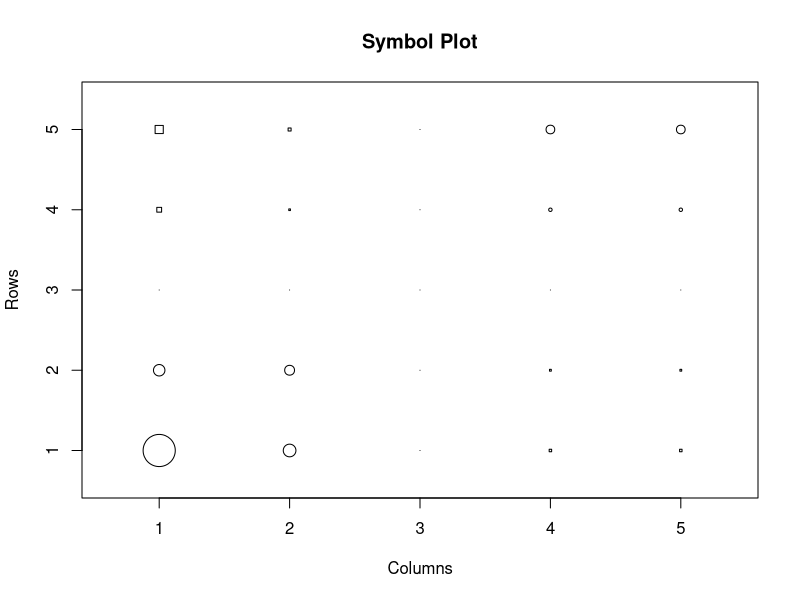
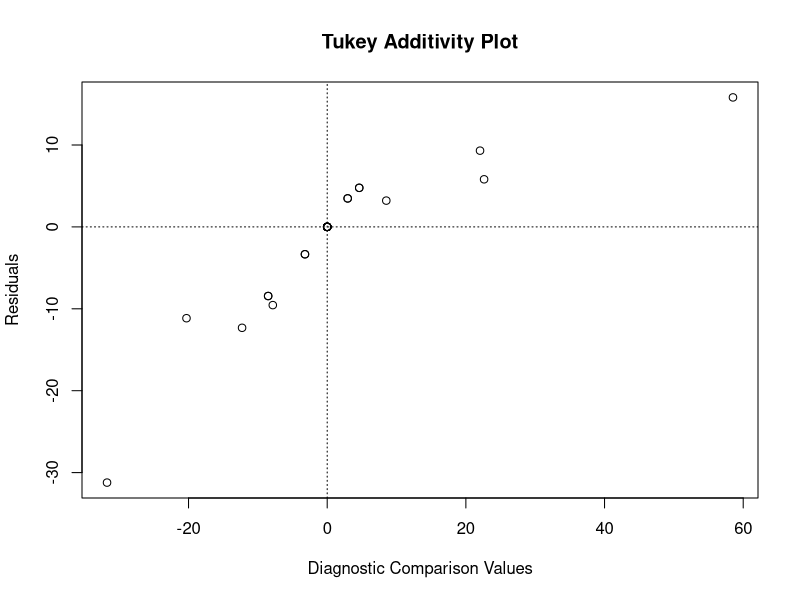
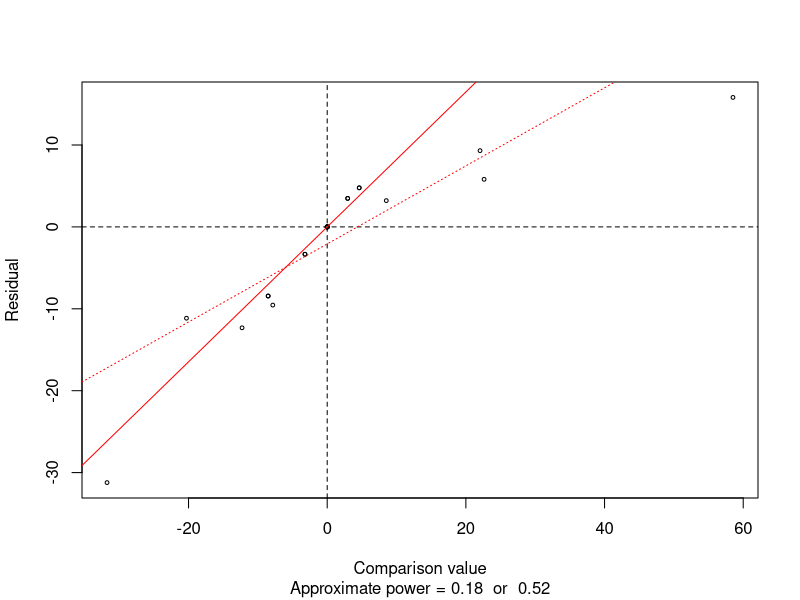
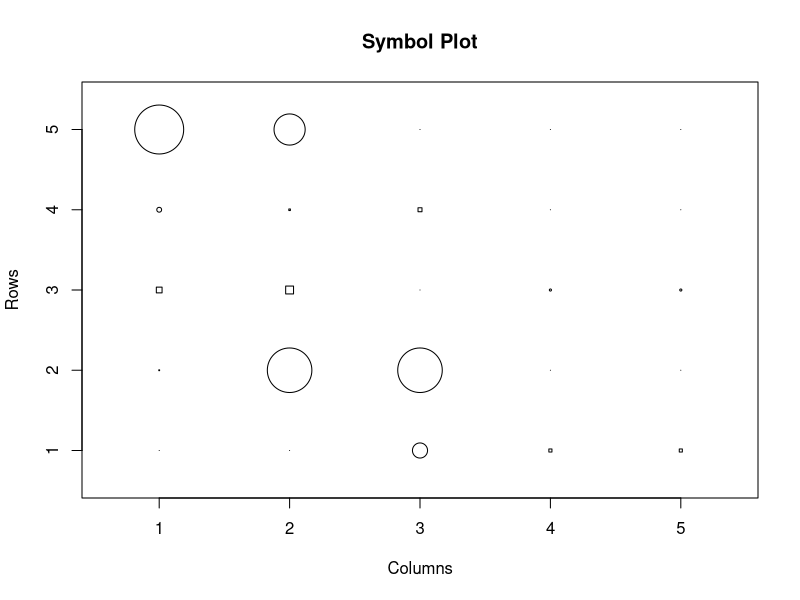
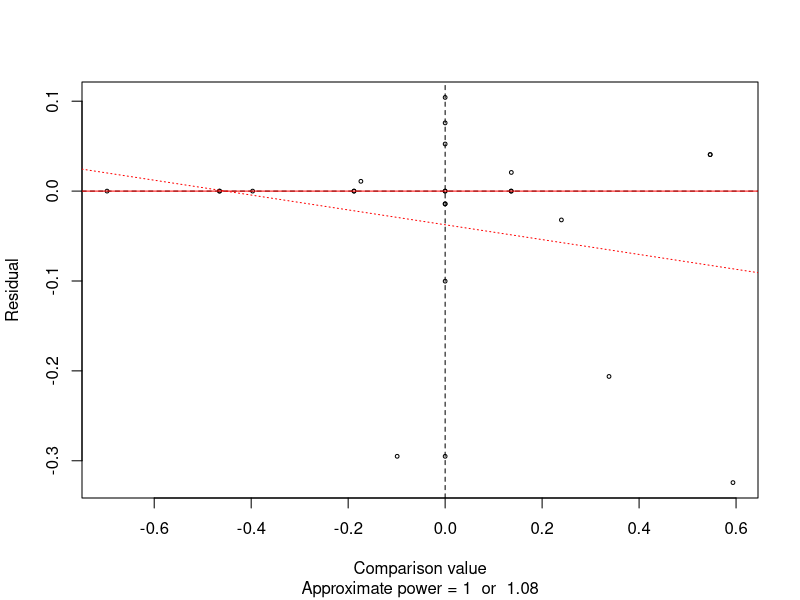
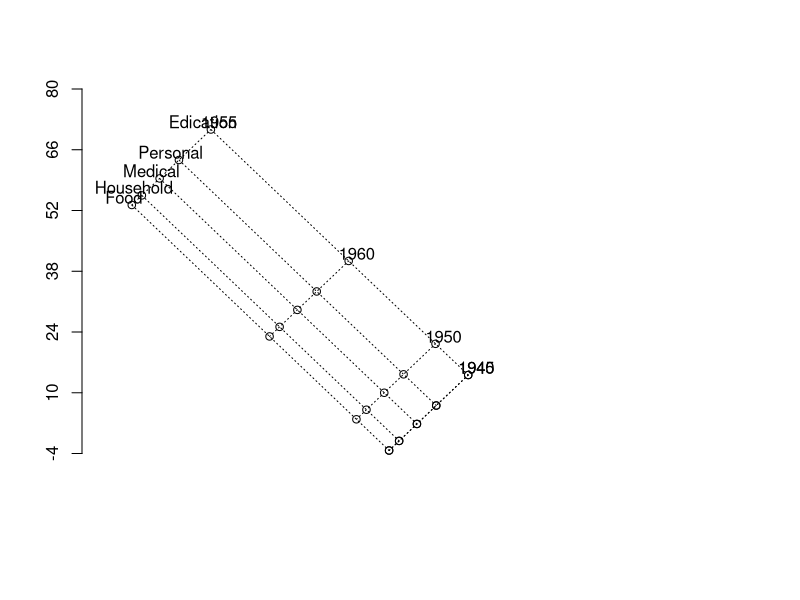
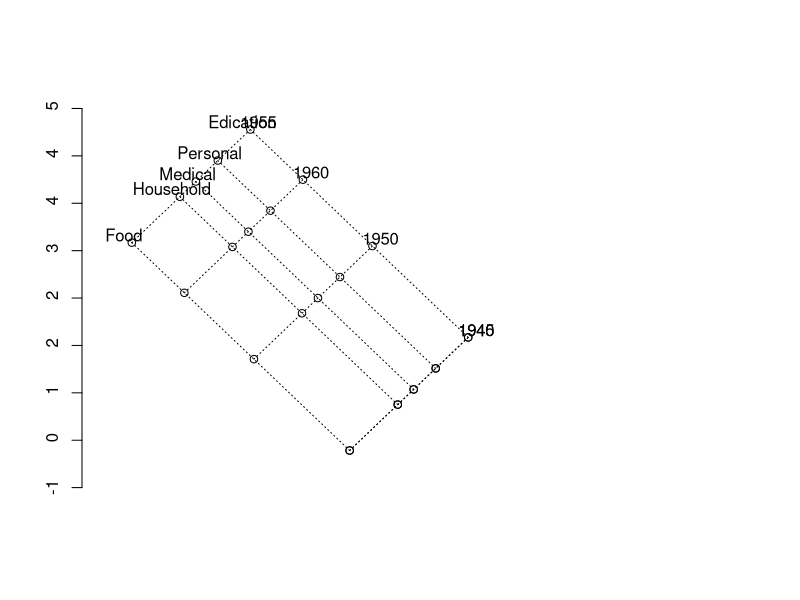
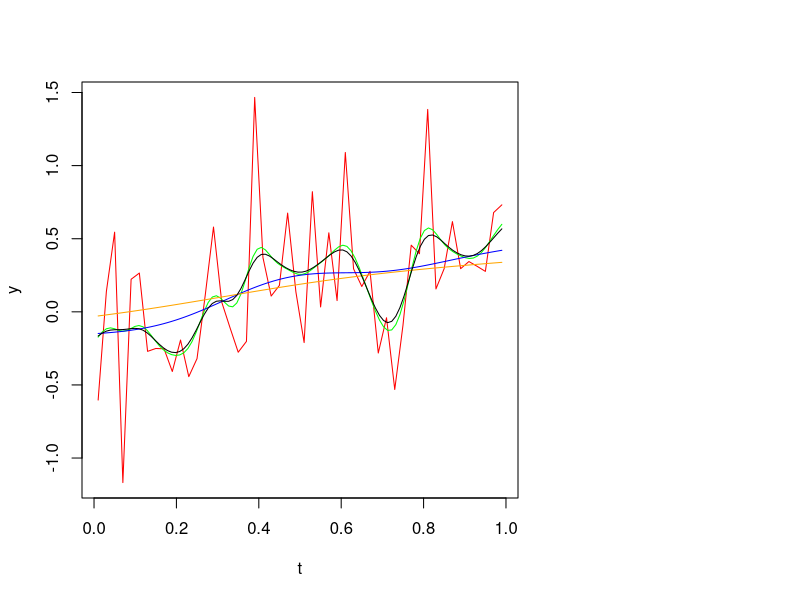

Source code (R) for these figures, in order:
## ---- chunk 1
#Input the columns
c1<-c(25.3,32.1,38.8,25.4)
c2<-c(25.3,29.1,31.0,21.1)
c3<-c(18.2,18.8,19.3,20.3)
c4<-c(18.3,24.3,15.7,24.0)
c5<-c(16.3,19.0,16.8,17.5)
mat<-cbind(c1,c2,c3,c4,c5)

twoway.median2 <- function(mat){ # first column then row
  meff.MP <- median(mat)
  beff.MP <- apply(mat,2,median,na.rm=T)  # column medians
  mat.res <- mat - matrix(rep(beff.MP,each=nrow(mat)),byrow=F,nrow=nrow(mat));
  aeff.MP <- apply(mat.res,1,median,na.rm=T) # row effect
  beff.MP <- beff.MP - median(beff.MP)  # column effect
  res.MP <- mat.res - matrix(rep(aeff.MP,each=ncol(mat)),byrow=T,ncol=ncol(mat))
  list(overall=meff.MP, row=aeff.MP, col=beff.MP, res=res.MP)
}

lv1<-twoway.median2(mat)
lv1
lv2<-twoway.median2(lv1$res)
lv2
overallRow<-lv1$row+lv2$row
print(overallRow)
overallCol<-lv1$col+lv2$col
print(overallCol)
overall<-lv1$overall+lv2$overall
print(overall)
stem(c(lv2$res),2)
## ---- chunk 2
diag.MP <- function(fit){
  fit.comp <- matrix(fit$row,ncol=1) %*% matrix(fit$col,nrow=1)/fit$overall
  plot(fit.comp, fit$res,xlab="Comparison value",ylab="Residual",cex=0.5)
  abline(v=0,h=0,lty=2)
  ls <- lm(c(fit$res)~c(fit.comp))
  abline(ls,col="red",lty=3) 
  rr <- run.rrline(fit.comp,fit$res,iter=10) 
  abline(rr$a, rr$b, col="red")
  pwr1 <- 1 - rr$b
  pwr2 <- 1 - ls$coef[2]
  title("",paste("Approximate power =",format(round(pwr1,2))," or ", format(round(pwr2,2))))
}

symbolPlot<-function(mat){
  result<-medpolish(mat)
  res<-c(result$residuals)
  genNos<-expand.grid(1:5,1:5)
  plotvar<-cbind(genNos$Var2,genNos$Var1,res)
  pos<-plotvar[plotvar[,3]>=0,]
  max<-sum(abs(pos[,3]))
  symbols(pos[,1],pos[,2],squares = 0.2*(abs(pos[,3]/(max))),inches = FALSE,xlab="Columns",ylab="Rows",main="Symbol Plot")
  pos<-plotvar[plotvar[,3]<0,]
  symbols(pos[,1],pos[,2],circles = 0.2*(abs(pos[,3]/(max))),inches = FALSE,add = TRUE)
}

rrline1 <- function(x,y) {
  n3 <- floor((length(x)+1.99)/3)
  x.order <- order(x)
  medxL <- median(x[x.order][1:n3])
  medxR <- median(rev(x[x.order])[1:n3])
  medyL <- median(y[x.order][1:n3])
  medyR <- median(rev(y[x.order])[1:n3])
  slope1 <- (medyR - medyL)/(medxR - medxL)
  int1 <- median(y - slope1 * x)
  # print(c(paste("Intercept = ", format(round(int1,5))),
  #   paste("Slope = ",format(round(slope1,5)))))
  newy <- y - slope1*x - int1
  sumres <- sum(abs(newy))
  list(a=int1, b=slope1, sumres = sumres, res=newy)
}

run.rrline <- function(x,y,iter=5) {
  out.coef <- matrix(0,iter,3)
  newy <- y
  for (i in 1:iter) {
    rr <- rrline1(x,newy)
    out.coef[i,] <- c(rr$a,rr$b,rr$sumres)
    newy <- rr$res
  }
  dimnames(out.coef) <- list(format(1:iter),c("a","b","|res|"))
  aa <- sum(out.coef[,1])
  bb <- sum(out.coef[,2])
  cc <- sum(abs(y - aa - bb*x))
  res <- y - aa - bb*x
  out.coef <- rbind(out.coef,c(aa,bb,cc))
  print(round(out.coef,5))
  list(a = aa, b = bb, res = res, coef=out.coef)
}

rrline2 <- function(x,y) {
  n <- length(x)
  n3 <- floor((length(x)+1.99)/3)
  x.order <- order(x)
  medxL <- median(x[x.order][1:n3])
  medxR <- median(rev(x[x.order])[1:n3])
  medyL <- median(y[x.order][1:n3])
  medyR <- median(rev(y[x.order])[1:n3])
  medxM <- median(x[x.order][(n3+1):(n-n3)])
  medyM <- median(y[x.order][(n3+1):(n-n3)])
  slope1 <- (medyR - medyL)/(medxR - medxL)
  int1 <- median(y - slope1 * x)
  int2 <- mean(c(medyL,medyM,medyR) - slope1*c(medxL,medxM,medxR))
  newy <- y - slope1*x - int1
  sumres <- sum(abs(newy))
  newy2 <- y - slope1*x - int2
  sumres2 <- sum(abs(newy2))
  list(a=int1, a2=int2, b=slope1, sumres = sumres, sumres2=sumres2, res=newy2)
}

run.rrline2 <- function(x,y,iter=5) {
  out.coef <- matrix(0,iter,3)
  newy <- y
  for (i in 1:iter) {
    rr <- rrline2(x,newy)
    out.coef[i,] <- c(rr$a2,rr$b,rr$sumres2)
    newy <- rr$res
  }
  dimnames(out.coef) <- list(format(1:iter),c("a","b","|res|"))
  aa <- sum(out.coef[,1])
  bb <- sum(out.coef[,2])
  cc <- sum(abs(y - aa - bb*x))
  res <- y - aa - bb*x
  out.coef <- rbind(out.coef,c(aa,bb,cc))
  print(round(out.coef,5))
  list(a = aa, b = bb, res = res, coef=out.coef)
}
# Input Vector
C1<-c(22.2,44.5,59.6,73.2,86.8)
C2<-c(10.5,15.5,29.0,36.5,46.2)
C3<-c(3.53,5.76,9.71,14.0,21.1)
C4<-c(1.04,1.98,2.45,3.40,5.40)
C5<-c(.641,.974,1.80,2.60,3.64)
mat<-cbind(C1,C2,C3,C4,C4)
result<-medpolish(mat)
result
## ---- chunk 3
Analog_R_Square<- 1-((sum(abs(result$residuals))) /(sum(abs(mat-result$overall))))
Analog_R_Square
## ---- chunk 4
symbolPlot(mat)
## ---- chunk 5
plot(result)
diag.MP(result)
## ---- chunk 6
mat<-log(mat)
result<-medpolish(mat)
result
symbolPlot(mat)
## ---- chunk 7
diag.MP(result)

## ---- chunk 8
forgetitplot <- function(outmpol,outlim=0,...) {
  # outmpol is output of medpolish in library(eda) or library(stats)
  # be sure to assign dimnames to matrix being polished
  oldpar <- par()
  par(fig=c(0,.7,0,1))
  nc <- length(outmpol$col)
  nr <- length(outmpol$row)
  a <- rep(outmpol$row,nc)
 b <- rep(outmpol$col,rep(nr,nc)) 
  sqrt2 <- sqrt(2)
  ab <- cbind((a-b)/sqrt2,(a+b)/sqrt2)
  xrange <- range(ab[,1]) + c(-.1,.1)*(max(ab[,1])-min(ab[,1]))
  yrange <- range(ab[,2]) + c(-.1,.1)*(max(ab[,2])-min(ab[,2]))
  dx <- (xrange[2]-xrange[1])/50
  dy <- (yrange[2]-yrange[1])/50
  plot(ab[,1],ab[,2],axes=F,xlim=xrange,ylim=yrange,xlab="",ylab="",...)
  segments((min(a)-outmpol$col)/sqrt2, (min(a)+outmpol$col)/sqrt2,
           (max(a)-outmpol$col)/sqrt2, (max(a)+outmpol$col)/sqrt2,lty=3)
  segments((outmpol$row-min(b))/sqrt2, (outmpol$row+min(b))/sqrt2,
           (outmpol$row-max(b))/sqrt2, (outmpol$row+max(b))/sqrt2,lty=3)
  # segments((outmpol$row)/sqrt2-min(b), (outmpol$row)/sqrt2+min(b),
  #        (outmpol$row)/sqrt2-max(b), (outmpol$row)/sqrt2+max(b),lty=3)
  yrowloc <-  rep(max(b),nr)
  xrowloc <-  outmpol$row
  # text((xrowloc-yrowloc)/sqrt2-dx,dy+(xrowloc+yrowloc)/sqrt2,format(1:nr))
  text((xrowloc-yrowloc)/sqrt2-dx,dy+(xrowloc+yrowloc)/sqrt2,
       names(sort(outmpol$row)))
  xcolloc <- rep(max(a),nc)
  ycolloc <- outmpol$col
  # text(dx+(xcolloc-ycolloc)/sqrt2,dy+(xcolloc+ycolloc)/sqrt2,format(1:nc))
  text(dx+(xcolloc-ycolloc)/sqrt2,dy+(xcolloc+ycolloc)/sqrt2,
       names(sort(outmpol$col)))
  ynames <- format(round(outmpol$overall + sqrt2*pretty(ab[,2])))
  axis(2,at=pretty(ab[,2]),labels=ynames)
  # add vertical lines when there is an outlier
  if(abs(outlim) > 1e-4) {
    out.index <- which(abs(outmpol$res) > outlim, arr.ind=T)
    # find (r,c) for outlier indices
    zz.x <- outmpol$row[out.index[,1]]
    zz.y <- outmpol$col[out.index[,2]]
    # outlier points at (zz.x-zz.y)/sqrt2, (zz.x+zz.y)/sqrt2
    # draw segment from here to end of residual
    segments((zz.x-zz.y)/sqrt2, (zz.x+zz.y)/sqrt2,
             (zz.x-zz.y)/sqrt2, (zz.x+zz.y)/sqrt2 + outmpol$res[out.index])
  }
  par <- oldpar
  invisible()
}
C1<-c(22.2,44.5,59.6,73.2,86.8)
C2<-c(10.5,15.5,29.0,36.5,46.2)
C3<-c(3.53,5.76,9.71,14.0,21.1)
C4<-c(1.04,1.98,2.45,3.40,5.40)
C5<-c(.641,.974,1.80,2.60,3.64)
mat<-cbind(C1,C2,C3,C4,C4)
rownames(mat)<-c("Food","Household","Medical","Personal","Edication")
colnames(mat)<-c(1940,1945,1950,1955,1960)
result<-medpolish(mat)
forgetitplot(result)

## ---- chunk 9
mat<-log(mat)
result<-medpolish(mat)
forgetitplot(result)
## ---- chunk 10
set.seed(1234)
#ti generator
ti<-function(t){((2*t)-1)/100}
t<-sapply(1:50,ti)

#mu-i generator
mui<-function(t){t+0.5*exp(-50*(t-0.5)^2)}
mu<-sapply(t,mui)

#Random Noise
e<-rnorm(50,0,0.5)

#Total function y
y<-(mu*t)+e

#bind them
testDS<-as.data.frame(cbind(t,y))

#Meeting with Dr.king,
u = expression(t + 0.5*exp(-50*t^2 - 12.5 + 50*t))

uder2 = D(D(u, 't'), 't')
ff=function(t){eval({t=t;uder2})}
gg=function(t){ff(t)^2}
j = unlist(integrate(gg,0,1))
j = j[[1]]
r = 1/(2*sqrt(pi))
l = 50^(-1/5)*((0.25*r)/(j*1))^(1/5)

#Print the computed l
print(l)
## ---- chunk 11
a = ksmooth(t, y, kernel = "normal", l)
b = ksmooth(t, y, kernel = "normal", 0.4)
c = ksmooth(t, y, kernel = "normal", 0.8)
d = ksmooth(t, y, kernel = "normal", 0.1)
plot(t, y, type = "l", col = "red")
lines(a$x, a$y, col = "green", type = "l")
lines(b$x, b$y, col = "blue", type = "l")
lines(c$x, c$y, col = "orange", type = "l")
lines(d$x, d$y, col = "black", type = "l")
